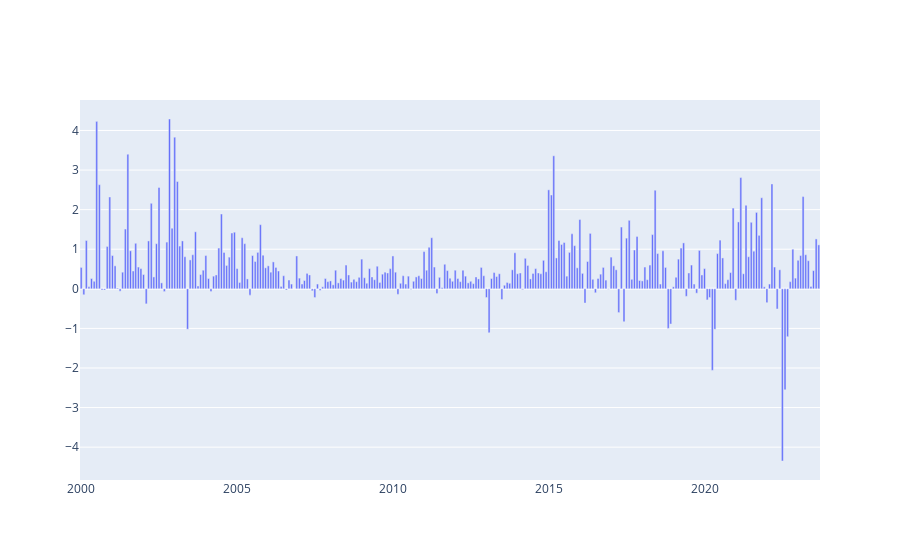

Source (notebook cell):
### Code cell
# Fazendo o gráfico da variação, mas em barras

fig = go.Figure()
fig.add_trace(go.Bar(name='IPCA_ADM', x=ipca_adm.index, y=ipca_adm["ipca_adm"]))
fig.show()

### Figure 1 — Plotly figure (JSON) as saved in the notebook; plotly's stock layout.template omitted (floating-point values rounded to 4 significant figures; data arrays with more than 128 entries replaced by an {"elided": "..."} marker saying what was removed)
{"data": [{"name": "IPCA_ADM", "type": "bar", "x": {"elided": "285 str values"}, "y": {"elided": "285 float values"}}], "layout": {}}
